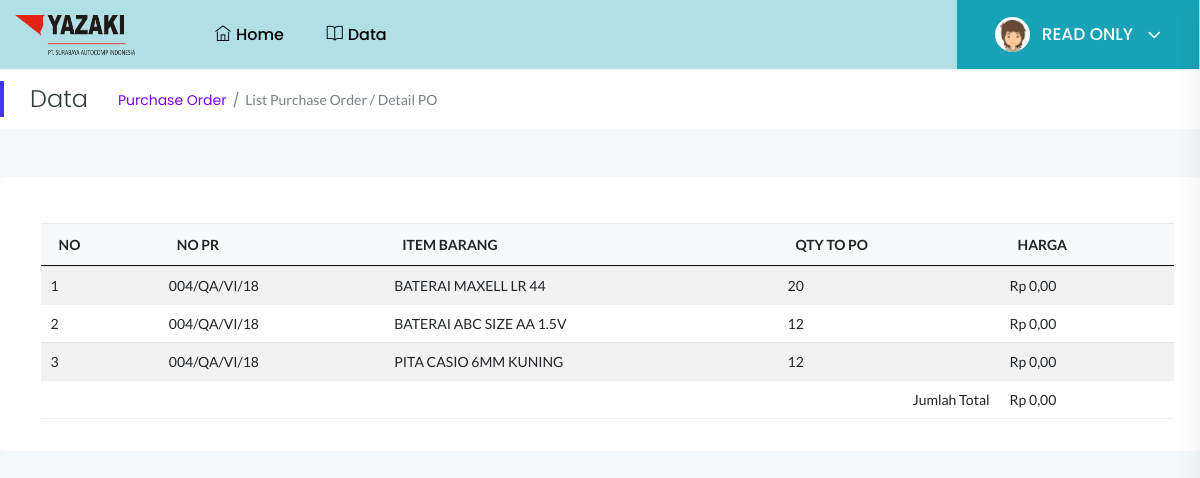
Page /index.php/Read_only/detailItem_Po/341 on the committed database.
### tables this page shows
CREATE TABLE `bayangan` (
  `id_bayangan` int(11) NOT NULL,
  `id_po` int(11) NOT NULL,
  `id_pr` int(11) NOT NULL,
  `id_item` int(11) NOT NULL,
  `no_pr` varchar(99) NOT NULL,
  `item` varchar(99) NOT NULL,
  `qty` int(11) NOT NULL,
  `unit` varchar(10) NOT NULL,
  `harga` int(11) NOT NULL,
  `konfirmasi` varchar(10) NOT NULL,
  `invoice` varchar(10) NOT NULL,
  `remarks` varchar(255) NOT NULL,
  `status_datang` int(1) NOT NULL
);

### application/controllers/Read_only.php (called while the page is built, shortened)
<?php
class Read_only extends CI_Controller {
	public function __construct()
	{
		$this->load->model('Read_onlyModel');
			$this->load->model('Purch_reqModel');
					$this->load->model('PoModel');
					$this->load->model('QrModel');
		 $this->load->helper('url','form','download');
		  $this->load->library('Excel','upload');
	}
public function detailItem_Po($id){
      $data['brg']= $this->PoModel->getItemPo($id);
        $data['id']= $id;
        $this->load->view('read_only/header');
        $this->load->view('read_only/detail_itemPo',$data);
}
}

### index.php (called while the page is built, shortened)
<?php
require_once BASEPATH.'core/CodeIgniter.php';

### application/models/PoModel.php (called while the page is built, shortened)
<?php
class PoModel extends CI_Model {
    public function getItemPo($id){
        $this->db->select('bayangan.*, po.supplier as supplier');
        $this->db->from('bayangan');
        $this->db->join('po','po.id_po = bayangan.id_po');
        $this->db->where('bayangan.id_po', $id);
         $query = $this->db->get();
           $results=array();
            if($query->num_rows() > 0){
            return $query->result();
            }else{
            return $results;
            }
    }
}

### application/views/read_only/detail_itemPo.php (the view, shortened to what this page needs)
 <div class="page-title-area">
                <div class="row align-items-center">
                    <div class="col-sm-6">
                        <div class="breadcrumbs-area clearfix" style="padding-top: 15px;padding-bottom: 15px">
                            <h4 class="page-title pull-left">Data</h4>
                            <ul class="breadcrumbs pull-left">
                                <li><a href="#">Purchase Order</a></li>
                                <li><span>list purchase order /</span></li>
                                <li><span>Detail PO</span></li>
                            </ul>
                    </div>
                </div>
            </div>
        </div>
            <div class="main-content-inner">
                <div class="row">
                    <div class="col-12 mt-5">
                        <div class="card">
                            <div  style="padding-top: 15px;padding-left: 15px">
                            <div class="card-body">
                                <div>
                                <table cellpadding="0" cellspacing="0" border="0" class="table table-striped" id="dataTablesss">
                                        <thead class="bg-light text-capitalize">
                                            <tr>
                                                <th>NO</th>
                                                <th>NO PR</th>
                                             <th>ITEM BARANG</th>
                                                <th>QTY TO PO</th>
                                                <th>HARGA</th>
                                            </tr>
                                        </thead>
                                        <tbody>
                                        <?php $no=1; $hasil_rupiah="Rp 0" ;$jumlah=0; foreach ($brg as $key) {
                                          ?>
                                            <tr>
                                                <td><?php echo $no; ?></td>
                                                <td><?php echo $key->no_pr;?></td>
                                                <td><?php echo $key->item;?></td>
                                                <td><?php echo $key->qty;?></td>
                                                <td><?php echo "Rp " . number_format($key->harga,2,',','.');?> </td>
                                                <?php $jumlah+= ($key->qty * $key->harga);
                                                  $hasil_rupiah = "Rp " . number_format($jumlah,2,',','.');?>
                                            </tr>
                                            <?php $no++;}?>
                                            <tr>
                                              <td colspan="4" align="right">Jumlah Total</td>
                                              <td colspan="2"><?php echo $hasil_rupiah; ?></td>
                                            </tr>
                                       </tbody>
                                    </table>
                                </div>
                            </div>
                        </div>
                    </div>
                </div>
            </div>
        </div>
</body>
</html>

### assets/css/styles.css (style rules this page uses)
.card { border: none; border-radius: 4px; background-color: #fff; -webkit-transition: all 0.3s ease 0s; transition: all 0.3s ease 0s; }
.card-body { padding: 25.6px; padding: 1.6rem; }
.main-content-inner { padding: 0 30px 50px; }
.body-bg { background: #F3F8FB; }
.horizontal-main-wrapper .main-content-inner { padding: 0 0 50px; }
.page-title-area { padding: 0 30px; background: #fff; position: relative; }
.page-title-area:before { content: ''; position: absolute; left: 0; top: 50%; width: 4px; height: 36px; background: var(--primary-color); -webkit-transform: translateY(-50%); transform: translateY(-50%); }
.page-title { font-size: 24px; font-weight: 300; color: #313b3d; letter-spacing: 0; margin-right: 30px; }
ul.breadcrumbs { margin-top: 4px; }
.breadcrumbs li { display: inline-block; }
.breadcrumbs li a, .breadcrumbs li span { display: block; font-size: 14px; font-weight: 400; color: #7801ff; letter-spacing: 0; margin-right: 16px; position: relative; }
.breadcrumbs li a:before { content: '/'; color: #768387; position: absolute; right: -13px; top: 0; }
.breadcrumbs li span { margin-right: 0; color: #768387; text-transform: capitalize; }
table tr th { border-bottom: none; }
table tr th, table tr td { border-top: 1px solid rgba(120, 130, 140, 0.13) !important; }
table.dataTable.no-footer { border-bottom: 1px solid rgba(120, 130, 140, 0.13) !important; }
table.dataTable thead th, table.dataTable thead td { border-bottom-color: transparent; }

### assets/css/responsive.css (style rules this page uses)
@media (min-width: 1200px) and (max-width: 1364px) { .main-content-inner { padding: 0 15px 50px; } }

### rows in the picture
bayangan: no_pr "004/QA/VI/18", item "BATERAI MAXELL LR 44", qty "20", harga "0,00"
bayangan: no_pr "004/QA/VI/18", item "BATERAI ABC SIZE AA 1.5V", qty "12", harga "0,00"
bayangan: no_pr "004/QA/VI/18", item "PITA CASIO 6MM KUNING", qty "12", harga "0,00"

### other values in the picture
$hasil_rupiah "Rp 0,00"
